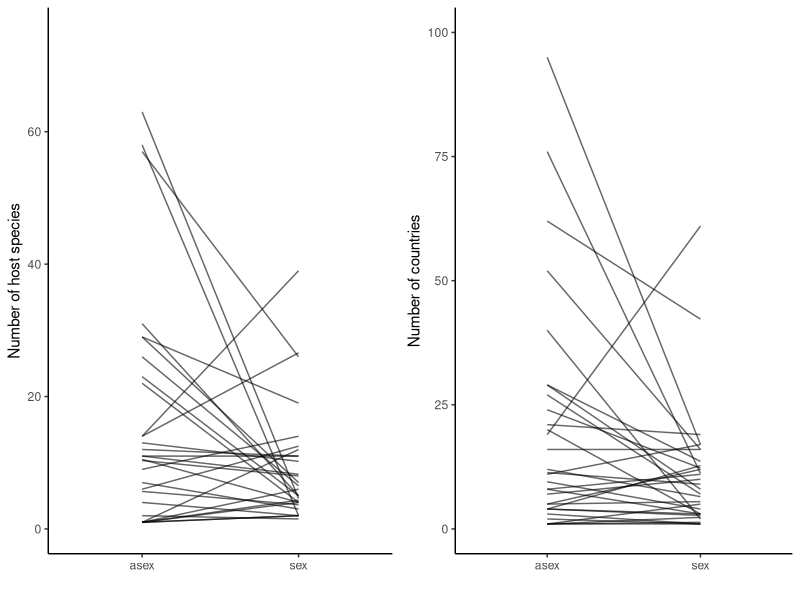
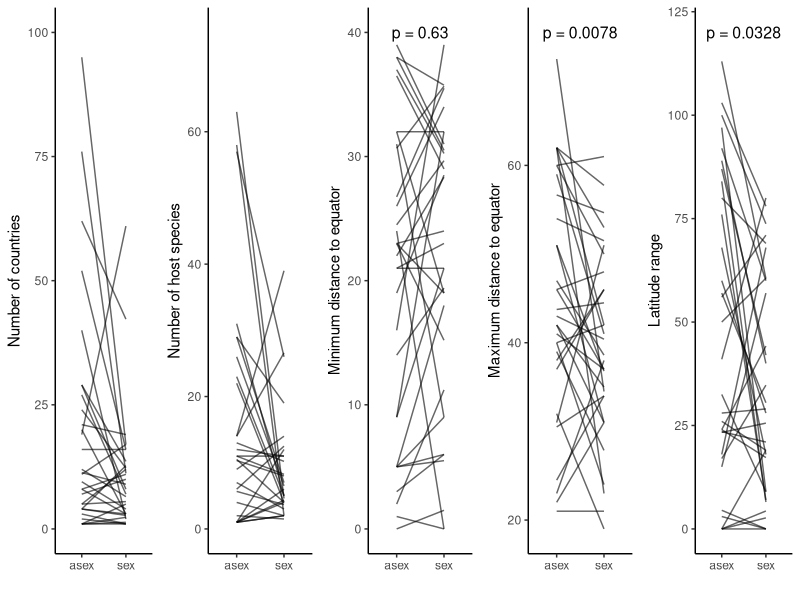
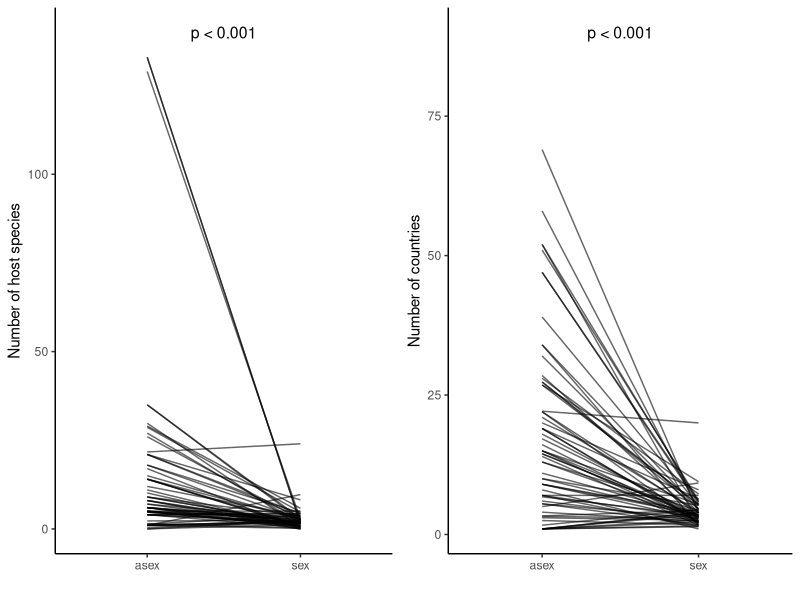
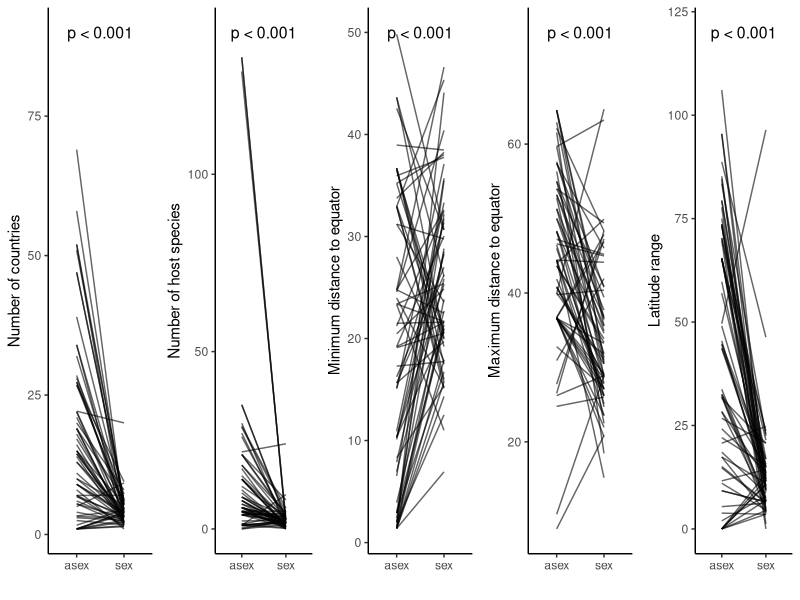

The R script that drew these images, in order:
# making some spaghettis from Casper's template code.
setwd("~/Documents/Internship/Biology17/")
auto <- read.csv("auto_data.csv",header=T)
manual <- read.csv("manual_data.csv",header=T)
manual <- manual[manual$pair!=0,]
library(ggplot2);library(gridExtra)
#==================================
#Manual dataset

host.asex <- by (data=manual$host_spp[manual$mode=="asex"], manual$pair[manual$mode=="asex"] , mean, simplify=T, na.rm=T)
host.sex <- by (data=manual$host_spp[manual$mode=="sex"], manual$pair[manual$mode=="sex"] , mean, simplify=T, na.rm=T)
df <- as.data.frame(cbind(host.asex, host.sex))
m.host <- reshape (df, varying=c("host.asex", "host.sex"), v.names = "host_spp", timevar="mode", direction="long", 
                   times = c("asex", "sex"), idvar="pair")
m.host<- merge(x=m.host,y=manual[,c("family","pair")],by="pair")
line.host <- ggplot(data=m.host, aes(x=mode, y=host_spp, group=pair)) + 
  geom_path(alpha=0.6) + theme_classic() + theme(axis.line.x = element_line (color="black"), axis.line.y = element_line (color="black")) +
  ylab("Number of host species") + xlab("") + annotate("text", x=1.5, y=170, label="p = 0.0042", size=4)+ylim(c(0,75))

country.asex <- by (data=manual$nbr_country[manual$mode=="asex"], manual$pair[manual$mode=="asex"] , mean, simplify=T, na.rm=T)
country.sex <- by (data=manual$nbr_country[manual$mode=="sex"], manual$pair[manual$mode=="sex"] , mean, simplify=T, na.rm=T)
df <- as.data.frame(cbind(country.asex, country.sex))
m.country <- reshape (df, varying=c("country.asex", "country.sex"), v.names = "nbr_country", timevar="mode", direction="long", 
                   times = c("asex", "sex"), idvar="pair")
m.country<- merge(x=m.country,y=manual[,c("family","pair")],by="pair")

line.country <- ggplot(data=m.country, aes(x=mode, y=nbr_country, group=pair))+  
  geom_path(alpha=0.6) + theme_classic() + theme(axis.line.x = element_line (color="black"), axis.line.y = element_line (color="black")) +
  ylab("Number of countries") + xlab("") + annotate("text", x=1.5, y=120, label="p = 0.0046", size=4)+ylim(c(0,100))

grid.arrange(line.host, line.country, nrow=1, ncol=2)

# Latitude

minlat.asex <- by(data=manual$min_dist_eq[manual$mode=="asex"],manual$pair[manual$mode=="asex"],mean,simplify=T,na.rm=T)
minlat.sex <- by(data=manual$min_dist_eq[manual$mode=="sex"],manual$pair[manual$mode=="sex"],mean,simplify=T,na.rm=T)
df <- as.data.frame(cbind(minlat.asex, minlat.sex))
m.mindist <- reshape (df, varying=c("minlat.asex", "minlat.sex"), v.names = "min_dist_eq", timevar="mode", direction="long", 
                      times = c("asex", "sex"), idvar="pair")
m.mindist<- merge(x=m.mindist,y=manual[,c("family","pair")],by="pair")

line.mindist <- ggplot(data=m.mindist, aes(x=mode, y=min_dist_eq, group=pair))+  
  geom_path(alpha=0.6) + theme_classic() + theme(axis.line.x = element_line (color="black"), axis.line.y = element_line (color="black")) +
  ylab("Minimum distance to equator") + xlab("") + annotate("text", x=1.5, y=40, label="p = 0.63", size=4)

maxlat.asex <- by(data=manual$max_dist_eq[manual$mode=="asex"],manual$pair[manual$mode=="asex"],mean,simplify=T,na.rm=T)
maxlat.sex <- by(data=manual$max_dist_eq[manual$mode=="sex"],manual$pair[manual$mode=="sex"],mean,simplify=T,na.rm=T)
df <- as.data.frame(cbind(maxlat.asex, maxlat.sex))
m.maxdist <- reshape (df, varying=c("maxlat.asex", "maxlat.sex"), v.names = "max_dist_eq", timevar="mode", direction="long", 
                      times = c("asex", "sex"), idvar="pair")
m.maxdist<- merge(x=m.maxdist,y=manual[,c("family","pair")],by="pair")

line.maxdist <- ggplot(data=m.maxdist, aes(x=mode, y=max_dist_eq, group=pair))+  
  geom_path(alpha=0.6) + theme_classic() + theme(axis.line.x = element_line (color="black"), axis.line.y = element_line (color="black")) +
  ylab("Maximum distance to equator") + xlab("") + annotate("text", x=1.5, y=75, label="p = 0.0078", size=4)

latrange.asex <- by(data=manual$lat_range[manual$mode=="asex"],manual$pair[manual$mode=="asex"],mean,simplify=T,na.rm=T)
latrange.sex <- by(data=manual$lat_range[manual$mode=="sex"],manual$pair[manual$mode=="sex"],mean,simplify=T,na.rm=T)
df <- as.data.frame(cbind(latrange.asex, latrange.sex))
m.latrange <- reshape (df, varying=c("latrange.asex", "latrange.sex"), v.names = "lat_range", timevar="mode", direction="long", 
                      times = c("asex", "sex"), idvar="pair")
m.latrange<- merge(x=m.latrange,y=manual[,c("family","pair")],by="pair")

line.latrange <- ggplot(data=m.latrange, aes(x=mode, y=lat_range, group=pair))+  
  geom_path(alpha=0.6) + theme_classic() + theme(axis.line.x = element_line (color="black"), axis.line.y = element_line (color="black")) +
  ylab("Latitude range") + xlab("") + annotate("text", x=1.5, y=120, label="p = 0.0328", size=4)

grid.arrange(line.country,line.host,line.mindist,line.maxdist,line.latrange,nrow=1)

#==========================================
# Automated dataset

host.asex <- by (data=auto$host_spp[auto$mode=="asex"], auto$genus[auto$mode=="asex"] , mean, simplify=T, na.rm=T)
host.sex <- by (data=auto$host_spp[auto$mode=="sex"], auto$genus[auto$mode=="sex"] , mean, simplify=T, na.rm=T)
df <- as.data.frame(cbind(host.asex, host.sex))
m.host <- reshape (df, varying=c("host.asex", "host.sex"), v.names = "host_spp", timevar="mode", direction="long", 
                   times = c("asex", "sex"), idvar="genus")

line.host <- ggplot(data=m.host, aes(x=mode, y=host_spp, group=genus)) + 
  geom_path(alpha=0.6) + theme_classic() + theme(axis.line.x = element_line (color="black"), axis.line.y = element_line (color="black")) +
  ylab("Number of host species") + xlab("") + annotate("text", x=1.5, y=140, label="p < 0.001", size=4)

country.asex <- by (data=auto$nbr_country[auto$mode=="asex"], auto$genus[auto$mode=="asex"] , mean, simplify=T, na.rm=T)
country.sex <- by (data=auto$nbr_country[auto$mode=="sex"], auto$genus[auto$mode=="sex"] , mean, simplify=T, na.rm=T)
df <- as.data.frame(cbind(country.asex, country.sex))
m.country <- reshape (df, varying=c("country.asex", "country.sex"), v.names = "nbr_country", timevar="mode", direction="long", 
                      times = c("asex", "sex"), idvar="genus")

line.country <- ggplot(data=m.country, aes(x=mode, y=nbr_country, group=genus))+
  geom_path(alpha=0.6) + theme_classic() + theme(axis.line.x = element_line (color="black"), axis.line.y = element_line (color="black")) +
  ylab("Number of countries") + xlab("") + annotate("text", x=1.5, y=90, label="p < 0.001", size=4)

grid.arrange(line.host, line.country, nrow=1, ncol=2)

# Latitude

minlat.asex <- by(data=auto$min_dist_eq[auto$mode=="asex"],auto$genus[auto$mode=="asex"],mean,simplify=T,na.rm=T)
minlat.sex <- by(data=auto$min_dist_eq[auto$mode=="sex"],auto$genus[auto$mode=="sex"],mean,simplify=T,na.rm=T)
df <- as.data.frame(cbind(minlat.asex, minlat.sex))
m.mindist <- reshape (df, varying=c("minlat.asex", "minlat.sex"), v.names = "min_dist_eq", timevar="mode", direction="long", 
                      times = c("asex", "sex"), idvar="genus")

line.mindist <- ggplot(data=m.mindist, aes(x=mode, y=min_dist_eq, group=genus))+  
  geom_path(alpha=0.6) + theme_classic() + theme(axis.line.x = element_line (color="black"), axis.line.y = element_line (color="black")) +
  ylab("Minimum distance to equator") + xlab("") + annotate("text", x=1.5, y=50, label="p < 0.001", size=4)

maxlat.asex <- by(data=auto$max_dist_eq[auto$mode=="asex"],auto$genus[auto$mode=="asex"],mean,simplify=T,na.rm=T)
maxlat.sex <- by(data=auto$max_dist_eq[auto$mode=="sex"],auto$genus[auto$mode=="sex"],mean,simplify=T,na.rm=T)
df <- as.data.frame(cbind(maxlat.asex, maxlat.sex))
m.maxdist <- reshape (df, varying=c("maxlat.asex", "maxlat.sex"), v.names = "max_dist_eq", timevar="mode", direction="long", 
                      times = c("asex", "sex"), idvar="genus")

line.maxdist <- ggplot(data=m.maxdist, aes(x=mode, y=max_dist_eq, group=genus))+  
  geom_path(alpha=0.6) + theme_classic() + theme(axis.line.x = element_line (color="black"), axis.line.y = element_line (color="black")) +
  ylab("Maximum distance to equator") + xlab("") + annotate("text", x=1.5, y=75, label="p < 0.001", size=4)

latrange.asex <- by(data=auto$lat_range[auto$mode=="asex"],auto$genus[auto$mode=="asex"],mean,simplify=T,na.rm=T)
latrange.sex <- by(data=auto$lat_range[auto$mode=="sex"],auto$genus[auto$mode=="sex"],mean,simplify=T,na.rm=T)
df <- as.data.frame(cbind(latrange.asex, latrange.sex))
m.latrange <- reshape (df, varying=c("latrange.asex", "latrange.sex"), v.names = "lat_range", timevar="mode", direction="long", 
                       times = c("asex", "sex"), idvar="genus")

line.latrange <- ggplot(data=m.latrange, aes(x=mode, y=lat_range, group=genus))+  
  geom_path(alpha=0.6) + theme_classic() + theme(axis.line.x = element_line (color="black"), axis.line.y = element_line (color="black")) +
  ylab("Latitude range") + xlab("") + annotate("text", x=1.5, y=120, label="p < 0.001", size=4)

grid.arrange(line.country,line.host,line.mindist,line.maxdist,line.latrange,nrow=1)